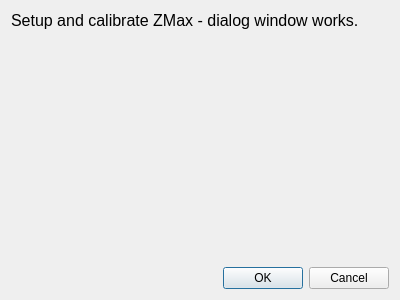
<?xml version="1.0" encoding="UTF-8"?>
<ui version="4.0">
 <class>HelpDialog</class>
 <widget class="QDialog" name="HelpDialog">
  <property name="windowTitle">
   <string>Slumber - Setup and calibrate ZMax</string>
  </property>
  <property name="sizePolicy">
   <sizepolicy hsizetype="Expanding" vsizetype="Expanding">
    <horstretch>0</horstretch>
    <verstretch>0</verstretch>
   </sizepolicy>
  </property>
  <property name="minimumSize">
   <size>
    <width>400</width>
    <height>300</height>
   </size>
  </property>
  <layout class="QVBoxLayout" name="verticalLayout">
   <item>
    <widget class="QWidget" name="widget_body" native="true">
     <property name="sizePolicy">
      <sizepolicy hsizetype="Expanding" vsizetype="Expanding">
       <horstretch>0</horstretch>
       <verstretch>0</verstretch>
      </sizepolicy>
     </property>
     <property name="maximumSize">
      <size>
       <width>3840</width>
       <height>2160</height>
      </size>
     </property>
     <widget class="QLabel" name="label_body">
      <property name="text">
       <string>Setup and calibrate ZMax - dialog window works.</string>
      </property>
      <property name="font">
       <font>
        <pointsize>12</pointsize>
        <bold>false</bold>
       </font>
      </property>
     </widget>
    </widget>
   </item>
   <item>
    <layout class="QHBoxLayout" name="buttonLayout">
     <item>
      <spacer name="horizontalSpacer">
       <property name="orientation">
        <enum>Qt::Orientation::Horizontal</enum>
       </property>
       <property name="sizeHint" stdset="0">
        <size>
         <width>40</width>
         <height>20</height>
        </size>
       </property>
      </spacer>
     </item>
     <item>
      <widget class="QPushButton" name="button_ok">
       <property name="text">
        <string>OK</string>
       </property>
      </widget>
     </item>
     <item>
      <widget class="QPushButton" name="button_cancel">
       <property name="text">
        <string>Cancel</string>
       </property>
      </widget>
     </item>
    </layout>
   </item>
  </layout>
 </widget>
 <resources/>
 <connections/>
</ui>
